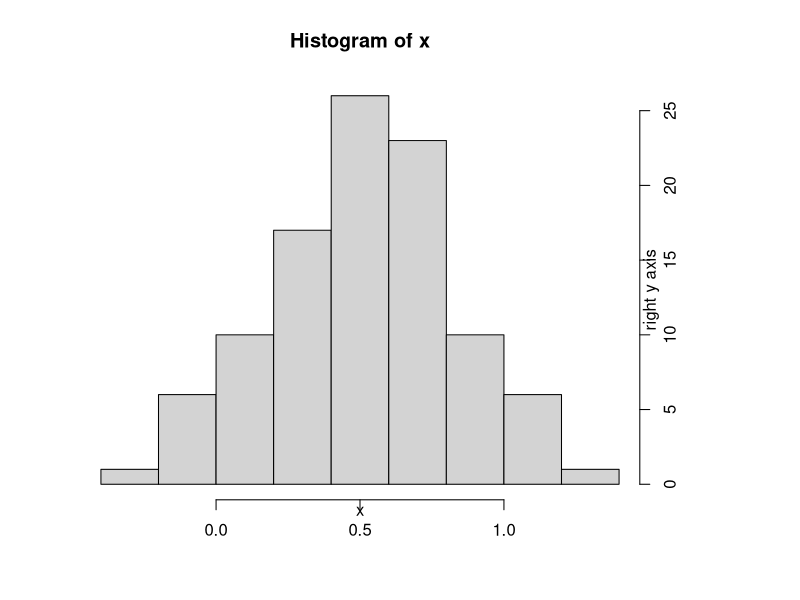

This figure's R source:
rm(list = ls())

x <- rnorm(100, mean = .5, sd = .3)

m = mean(x)
sdev = sd(x)

cat("mean:", m, "standard deviation:", sdev)

#plot a histogram
par(mar = c(5, 4, 4, 8) + 0.01)
hist(x, breaks = 8, axes = FALSE, labels = FALSE, xlab = "", ylab = "")
	axis(1)
	mtext("x", side = 1)
	axis(4)
	mtext("right y axis", side = 4)
